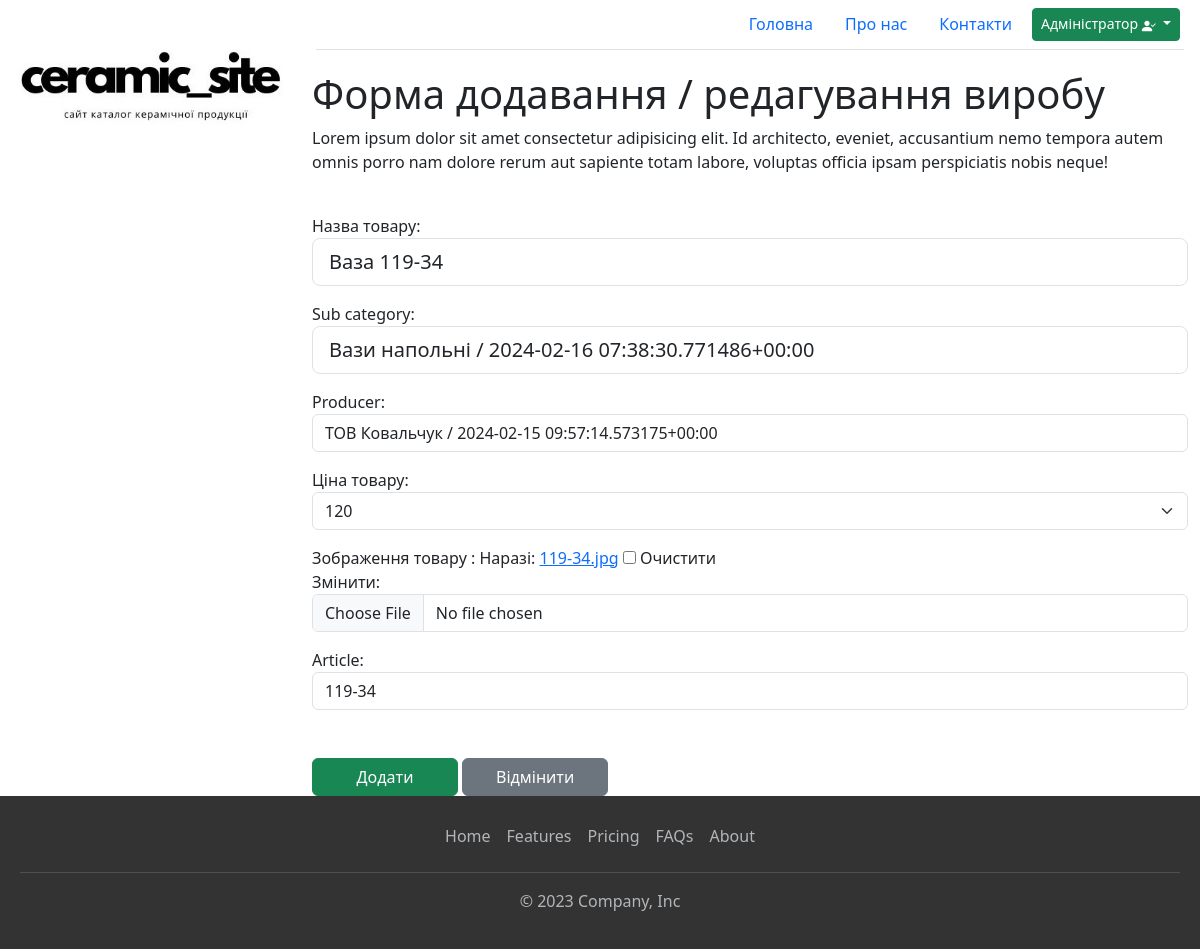
Screenshot of /update-product/4/ (signed in) with the database file from the repository.
### product/models.py (models this page shows, shortened)
class Product(models.Model):
    name = models.CharField('Назва товару', max_length=200, null=True, blank=True)
    sub_category = models.ForeignKey('SubCategory', on_delete=models.CASCADE, null=True, blank=True)
    producer = models.ForeignKey('Producer', on_delete=models.CASCADE, null=True, blank=True)
    price = models.IntegerField('Ціна товару', null=True, blank=True)
    image = models.ImageField('Зображення товару ', null=True, blank=True, default='default.jpg')
    article = models.CharField(max_length=200, null=True, blank=True)
    pub_date = models.DateTimeField('Дата публікації', auto_now_add=True)
    class Meta:
        verbose_name = "Виріб"
        verbose_name_plural = "Вироби"

class SubCategory(models.Model):
    name = models.CharField('Назва підкатегоії', max_length=200, null=True, blank=True)
    pub_date = models.DateTimeField('Дата публікації', auto_now_add=True)
    slug = models.SlugField('Назва для ЧПУ', unique=True, null=True, blank=True)
    category = models.ForeignKey('Category', on_delete=models.CASCADE, null=True, blank=True)
    def __str__(self):
        return f"{self.name} / {self.pub_date}"
    class Meta:
        verbose_name = "Підкатегорія"
        verbose_name_plural = "Підкатегорії"

class Producer(models.Model):
    name = models.CharField('Назва виробника',max_length=200, null=True, blank=True)
    pub_date = models.DateTimeField('Дата публікації', auto_now_add=True)
    def __str__(self):
        return f"{self.name} / {self.pub_date}"
    class Meta:
        verbose_name = "Виробник"
        verbose_name_plural = "Виробники"

### product/views.py (the view)
# urls.py: path('update-product/<int:id>/', views.updateProduct, name='update-product'),
@login_required(login_url='login')
def updateProduct(request, id):
    product = Product.objects.get(id=id)
    form = ProductForm(instance=product)
    if request.method == 'POST':
        form = ProductForm(request.POST, instance=product)
        if form.is_valid():
            form.save()
            return redirect('index')
    context = {
        "form":form,
        }
    return render(request, 'product/add_product_form.html', context)

### product/forms.py
class ProductForm(ModelForm):
    class Meta:
        model = Product
        fields  = ['name', 'sub_category', 'producer', 'price', 'image', 'article']
        '''widgets = {
            'full_text': TinyMCE(attrs={'cols': 50, 'rows': 30}),
        }
'''
    def __init__(self, *args, **kwargs):
        super(ProductForm, self).__init__(*args, **kwargs)
        self.fields['name'].widget.attrs.update({'class': 'form-control form-control-lg'})
        self.fields['sub_category'].widget.attrs.update({'class': 'form-control form-control-lg'})
        self.fields['producer'].widget.attrs.update({'class': 'form-control'})
        self.fields['price'].widget.attrs.update({'class': 'form-select'})
        self.fields['image'].widget.attrs.update({'class': 'form-control'})
        self.fields['article'].widget.attrs.update({'class': 'form-control'})

### product/templates/product/add_product_form.html (shortened to what this page needs)
{% extends 'main.html' %}
{% block 'content' %}
<section class="row row-cols-1 g-4">
    <div class="col-md-12">
        <p>
        <h1>Форма додавання / редагування виробу</h1>
        <p>Lorem ipsum dolor sit amet consectetur adipisicing elit. Id architecto, eveniet,
            accusantium nemo tempora autem omnis porro nam dolore rerum aut sapiente totam labore,
            voluptas officia ipsam perspiciatis nobis neque!</p>
        </p>
    </div>
    <form method="post">
        {{form.as_p}}
        <div class="mt-5">
            <button type="submit" class="btn btn-success col-md-2">Додати</button>
            <button type="button" class="btn btn-secondary col-md-2">Відмінити</button>
        </div>
    </form>
</section>
{% endblock %}

### static/css/style.css (style rules this page uses)
html, body { height: 100%; margin: 0; }

### rows the page displays
Product: name "Ваза 119-34", sub_category "Вази напольні / 2024-02-16 07:38:30.771486+00:00", producer "ТОВ Ковальчук / 2024-02-15 09:57:14.573175+00:00", price "120", article "119-34"
